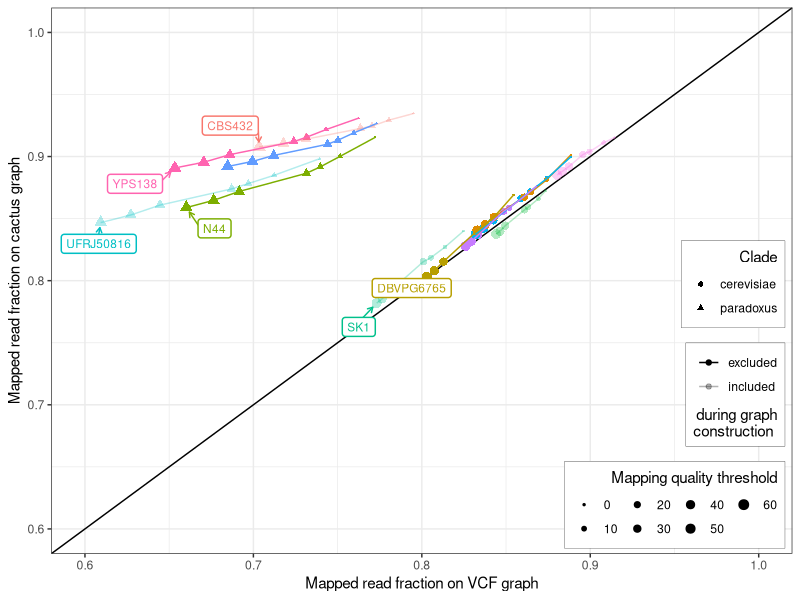
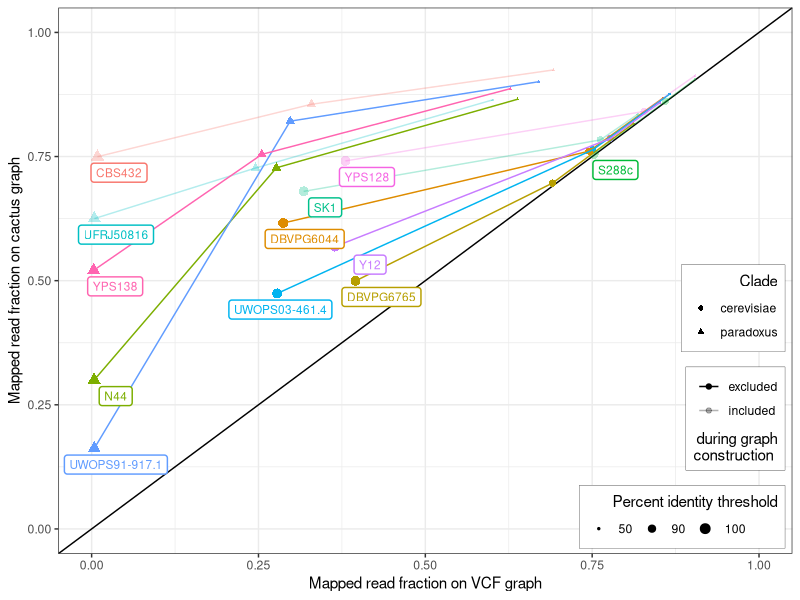
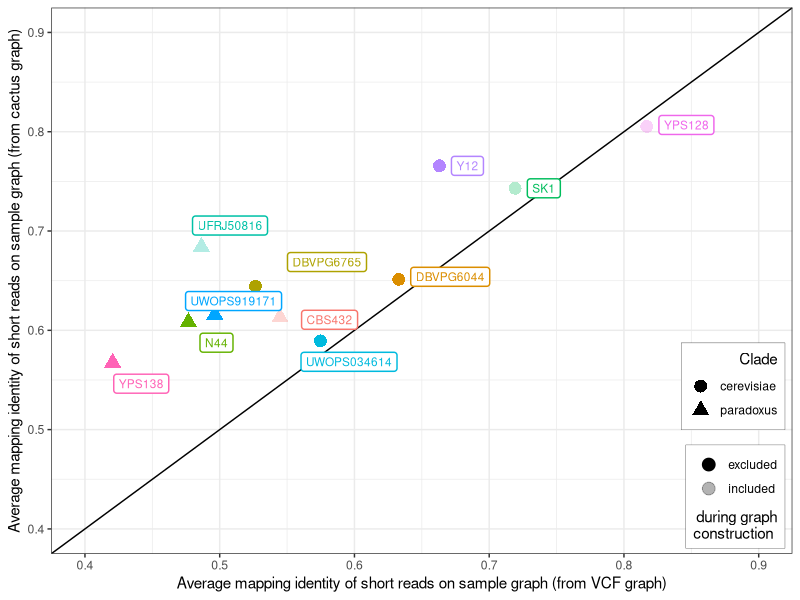
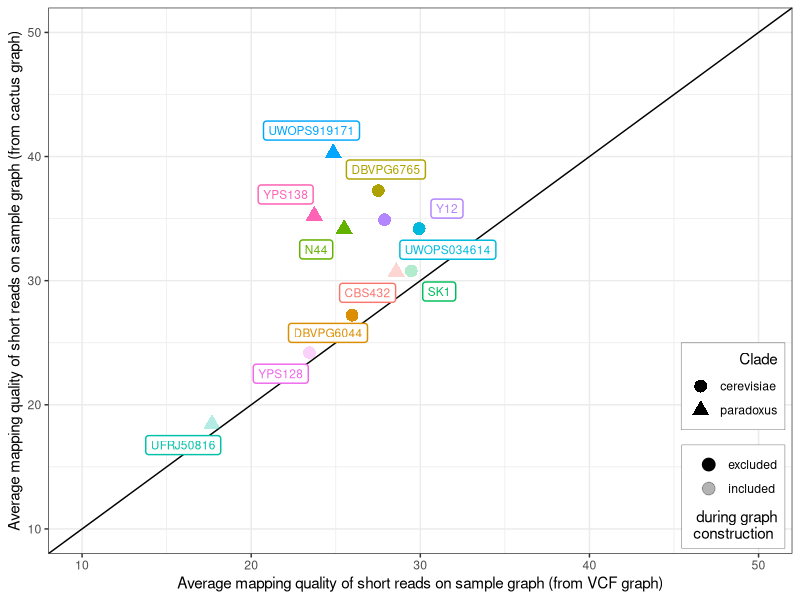

Write the R code that produced these figures, in order.
library(tidyverse)
library(magrittr)
library(ggrepel)

##############
#Read mapping#
##############

#Four strains
#############

construct <- read_tsv("data/yeast/yeast.mapping.constructunion.four.tsv", col_names = c("mapq_gt0", "mapq_ge10", "mapq_ge20", "mapq_ge30", "mapq_ge40", "mapq_ge50", "mapq_ge60", "id_ge100", "id_ge90", "id_ge50", "all", "graph", "sample"))
cactus <- read_tsv("data/yeast/yeast.mapping.cactus.four.tsv", col_names = c("mapq_gt0", "mapq_ge10", "mapq_ge20", "mapq_ge30", "mapq_ge40", "mapq_ge50", "mapq_ge60", "id_ge100", "id_ge90", "id_ge50", "all", "graph", "sample"))

construct_new <- construct %>%
  gather("mapq_gt0", "mapq_ge10", "mapq_ge20", "mapq_ge30", "mapq_ge40", "mapq_ge50", "mapq_ge60", "id_ge100", "id_ge90", "id_ge50", key="filter", value="construct_number") %>%
  mutate(construct_fraction = construct_number / all) %>%
  select(sample, filter, construct_fraction)

cactus_new <- cactus %>%
  gather("mapq_gt0", "mapq_ge10", "mapq_ge20", "mapq_ge30", "mapq_ge40", "mapq_ge50", "mapq_ge60", "id_ge100", "id_ge90", "id_ge50", key="filter", value="cactus_number") %>%
  mutate(cactus_fraction = cactus_number / all) %>%
  select(sample, filter, cactus_fraction)

## Mapping quality plot
pdf('pdf/yeast-mapping-quality-four.pdf', 6, 6)
construct_new %>%
  inner_join(cactus_new, by=c("sample", "filter")) %>%
  filter(filter %in% c("mapq_gt0", "mapq_ge10", "mapq_ge20", "mapq_ge30", "mapq_ge40", "mapq_ge50", "mapq_ge60")) %>%
  mutate(filter = factor(filter, levels = c("mapq_gt0", "mapq_ge10", "mapq_ge20", "mapq_ge30", "mapq_ge40", "mapq_ge50", "mapq_ge60"), labels = c("0", "10", "20", "30", "40", "50", "60"))) %>%
  mutate(clade=ifelse(sample %in% c("UWOPS91-917.1","UFRJ50816","YPS138","N44","CBS432"), 'paradoxus', 'cerevisiae')) %>%
  mutate(ingraph=ifelse(sample %in% c("UFRJ50816", "YPS128", "CBS432", "SK1", "S288c"), 'included', 'excluded')) %>% 
  ggplot(aes(construct_fraction, cactus_fraction,
               color=sample, alpha=ingraph, pch=clade)) +
  geom_abline(intercept=0) +
  geom_point(aes(size=filter)) +
  geom_line() +
  geom_label_repel(aes(label=ifelse(filter==60, sample, '')),
                   point.padding=.5, box.padding=.5,
                   min.segment.length=0, size=3, seed=123,
                   alpha=1, segment.size=.5, label.size=.5,
                   arrow=arrow(length = unit(0.01, "npc"))) + 
  labs(color="Strain", size="Mapping quality threshold",
       x="Mapped read fraction on VCF graph",
       y="Mapped read fraction on cactus graph",
       alpha="during graph\nconstruction ", pch="Clade") +
  coord_cartesian(xlim=c(0.6,1), ylim=c(0.6,1)) +
  scale_size_discrete(range=c(.5,3)) +
  scale_alpha_discrete(range=c(1, .3)) +
  theme_bw() +
  theme(legend.position=c(.99,.01), legend.justification=c(1, 0),
        legend.box.just='right',
        legend.background=element_rect(colour='black', size=.1)) +
  guides(pch=guide_legend(order=1, title.hjust=1),
         size=guide_legend(ncol=4, order=3, title.hjust=1),
         alpha=guide_legend(order=2, title.hjust=1, title.position='bottom'),
         color=FALSE)
dev.off()

# Mapping percent identity plot
pdf('pdf/yeast-mapping-identity-four.pdf', 6, 6)
construct_new %>%
  inner_join(cactus_new, by=c("sample", "filter")) %>%
  filter(filter %in% c("id_ge100", "id_ge90", "id_ge50")) %>%
  mutate(filter = factor(filter, levels = c("id_ge50", "id_ge90", "id_ge100"), labels = c("50", "90", "100"))) %>%
  mutate(clade=ifelse(sample %in% c("UWOPS91-917.1","UFRJ50816","YPS138","N44","CBS432"), 'paradoxus', 'cerevisiae')) %>%
  mutate(ingraph=ifelse(sample %in% c("UFRJ50816", "YPS128", "CBS432", "SK1", "S288c"), 'included', 'excluded')) %>%
  ggplot(aes(construct_fraction, cactus_fraction, color=sample,
             alpha=ingraph, pch=clade)) +
  geom_abline(intercept=0) +
  geom_point(aes(size=filter)) +
  geom_line() +
  geom_label_repel(aes(label=ifelse(filter==100, sample, '')),
                   point.padding=.25, box.padding=.25,
                   min.segment.length=Inf, size=3, seed=123,
                   nudge_y=-.01, nudge_x=.01,
                   alpha=1, label.size=.5) + 
  labs(color="Strain", size="Percent identity threshold",
       x="Mapped read fraction on VCF graph",
       y="Mapped read fraction on cactus graph",
       alpha="during graph\nconstruction ", pch="Clade") +
  coord_cartesian(xlim=c(0,1), ylim=c(0,1)) +
  scale_size_discrete(range=c(.5,3)) +
  scale_alpha_discrete(range=c(1, .3)) +
  theme_bw() +
  theme(legend.position=c(.99,.01), legend.justification=c(1, 0),
        legend.box.just='right',
        legend.background=element_rect(colour='black', size=.1)) +
  guides(pch=guide_legend(order=1, title.hjust=1),
         size=guide_legend(ncol=4, order=3, title.hjust=1),
         alpha=guide_legend(order=2, title.hjust=1, title.position='bottom'),
         color=FALSE)
dev.off()

###############
#SV genotyping#
###############

data <- read_tsv("data/yeast/four.strains.ids_and_mapqs.mean.tsv", col_names=c("strain", "cactus_id", "vcf_id", "linear_id", "cactus_mapq", "vcf_mapq", "linear_mapq"))

# Mapping identity plot
pdf('pdf/yeast-genotyping-identity-four.pdf', 6, 6)
data %>%
  mutate(clade=ifelse(strain %in% c("UWOPS919171","UFRJ50816","YPS138","N44","CBS432"), 'paradoxus', 'cerevisiae')) %>%
  mutate(ingraph=ifelse(strain %in% c("UFRJ50816", "YPS128", "CBS432", "SK1", "S288c"), 'included', 'excluded')) %>%
  ggplot(aes(vcf_id, cactus_id, color=strain, alpha=ingraph, shape=clade)) +
  geom_abline(intercept=0) +
  geom_point(size=4) +
  geom_label_repel(aes(label=strain),
                   point.padding=.25, box.padding=.5,
                   min.segment.length=Inf, size=3, seed=123,
                   nudge_x=.01,
                   alpha=1, label.size=.5) + 
  labs(color="Strain", shape="Clade",
       x="Average mapping identity of short reads on sample graph (from VCF graph)",
       y="Average mapping identity of short reads on sample graph (from cactus graph)",
       alpha="during graph\nconstruction ") +
  coord_cartesian(xlim=c(0.4,0.9), ylim=c(0.4,0.9)) +
  scale_alpha_discrete(range=c(1, .3)) +
  theme_bw() +
  theme(legend.position=c(.99,.01), legend.justification=c(1, 0),
        legend.box.just='right',
        legend.background=element_rect(colour='black', size=.1)) +
  guides(color=FALSE, shape=guide_legend(order=1, title.hjust=1),
         alpha=guide_legend(order=2, title.hjust=1, title.position='bottom'))
dev.off()

# Mapping quality plot
pdf('pdf/yeast-genotyping-quality-four.pdf', 6, 6)
data %>%
  mutate(clade=ifelse(strain %in% c("UWOPS919171","UFRJ50816","YPS138","N44","CBS432"), 'paradoxus', 'cerevisiae')) %>%
  mutate(ingraph=ifelse(strain %in% c("UFRJ50816", "YPS128", "CBS432", "SK1", "S288c"), 'included', 'excluded')) %>%
  ggplot(aes(vcf_mapq, cactus_mapq, color=strain, alpha=ingraph, shape=clade)) +
  geom_abline(intercept=0) +
  geom_point(size=4) +
  geom_label_repel(aes(label=strain),
                   point.padding=.25, box.padding=.5,
                   min.segment.length=Inf, size=3, seed=123,
                   nudge_x=-.01,
                   alpha=1, label.size=.5) + 
  labs(color="Strain", shape="Clade",
       x="Average mapping quality of short reads on sample graph (from VCF graph)",
       y="Average mapping quality of short reads on sample graph (from cactus graph)",
       alpha="during graph\n construction ") +
  coord_cartesian(xlim=c(10,50), ylim=c(10,50)) +
  scale_alpha_discrete(range=c(1, .3)) +
  theme_bw() +
  theme(legend.position=c(.99,.01), legend.justification=c(1, 0),
        legend.box.just='right',
        legend.background=element_rect(colour='black', size=.1)) +
  guides(color=FALSE, shape=guide_legend(order=1, title.hjust=1),
         alpha=guide_legend(order=2, title.hjust=1, title.position='bottom'))
dev.off()
